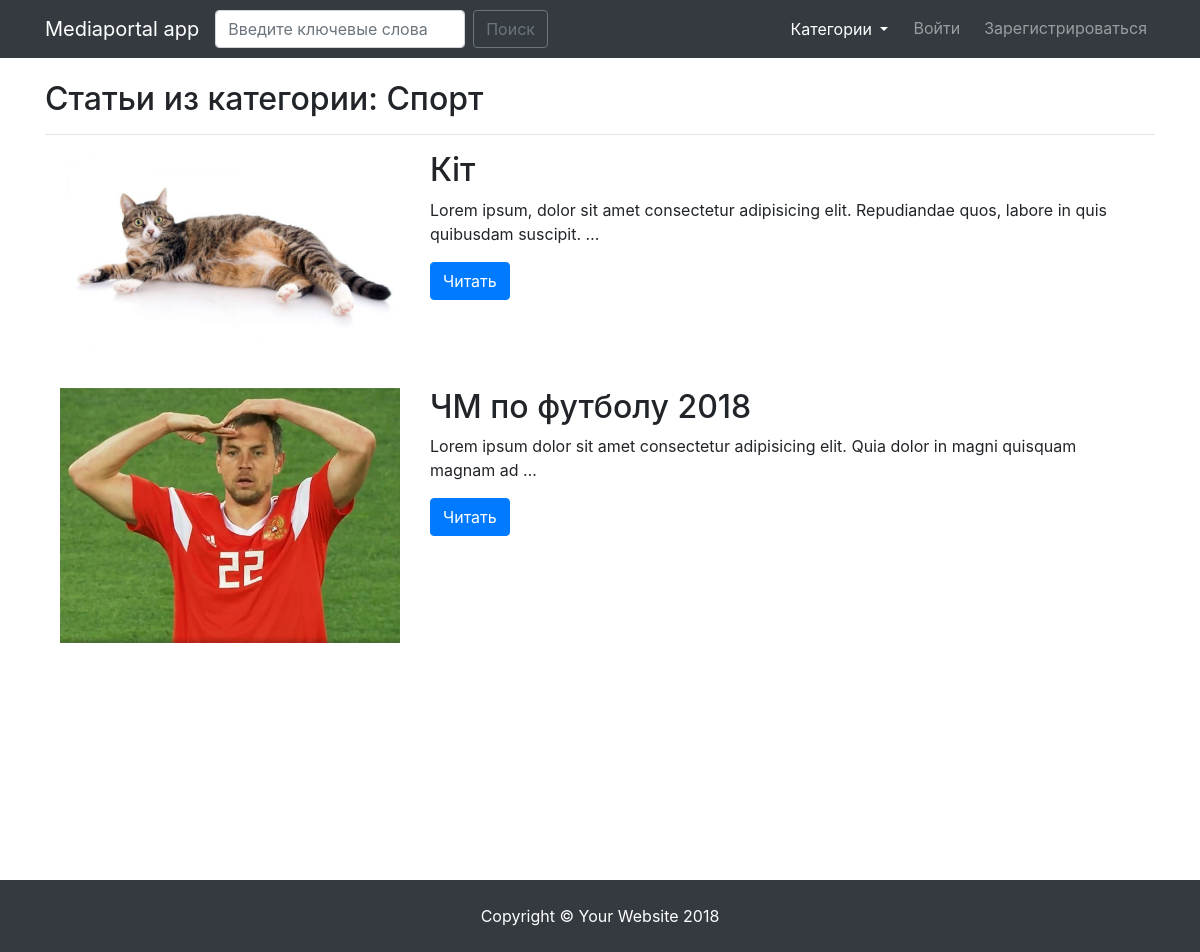
Screenshot of /category/sports with the database file from the repository.
### mediaportalapp/models.py (models this page shows, shortened)
class Category(models.Model):
    name = models.CharField(max_length=50)
    slug = models.SlugField()
    def get_absolute_url(self):
        return reverse('category_detail', kwargs={'slug': self.slug})

class Article(models.Model):
    category = models.ForeignKey(
        Category,
        on_delete=models.CASCADE
    )
    title = models.CharField(max_length=120)
    slug = models.SlugField()
    image = models.ImageField(upload_to=generate_filename)
    content = models.TextField()
    likes = models.PositiveIntegerField(default=0)
    dislikes = models.PositiveIntegerField(default=0)
    comments = GenericRelation('comments')
    users_reaction = models.ManyToManyField(settings.AUTH_USER_MODEL, blank=True)
    def get_absolute_url(self):
        return reverse('article_detail', kwargs={'category': self.category.slug, 'slug': self.slug})

### mediaportalapp/views.py (the view)
# urls.py: path('category/<slug>', CategoryDetailView.as_view(), name='category_detail'),
class CategoryDetailView(DetailView, CategoryAndArticlesListMixin):
    model = Category
    template_name = 'category_detail.html'
    def get_context_data(self, *args, **kwargs):
        context = super(CategoryDetailView, self).get_context_data(*args, **kwargs)
        context['category'] = self.get_object()
        context['articles_from_category'] = self.get_object().article_set.all()
        return context

### mediaportalapp/mixins.py (called while the page is built)
    def get_context_data(self, *args, **kwargs):
        context = {}
        context['categories'] = Category.objects.all()
        context['tab_articles'] = Article.objects.all()
        return context

### mediaportalapp/templates/category_detail.html
{% extends "index.html" %}
{% block content %}
    <div class="container mt-4" style="min-height: 100vh">
        <h2>Статьи из категории: {{ category.name }}</h2>
        <hr/>
        <div class="row">
            {% for article in articles_from_category %}
            <div class="col-sm-12 d-flex mb-4">
            <div class="col-sm-4">
                <img src="{{ article.image.url }}" alt="#" class="img-fluid"/>
            </div>
            <div class="col-sm-8">
                <h2>{{ article.title }}</h2>
                <p>{{ article.content|truncatewords:15 }}</p>
                <a href="{{ article.get_absolute_url }}"><button class="btn btn-primary">Читать</button></a>
            </div>
            </div>
            {% endfor %}
        </div>
    </div>
{% endblock content %}

### static_dev/css/4-col-portfolio.css (style rules this page uses)
body { padding-top: 54px; }
@media (min-width: 992px) { body { padding-top: 56px; } }

### rows the page displays
Category: name "Спорт"
Article: image (picture), title "Кiт", content "Lorem ipsum, dolor sit amet consectetur adipisicing elit. Repudiandae quos, labore in quis quibusdam suscipit. …"
Article: image (picture), title "ЧМ по футболу 2018", content "Lorem ipsum dolor sit amet consectetur adipisicing elit. Quia dolor in magni quisquam magnam ad …"
